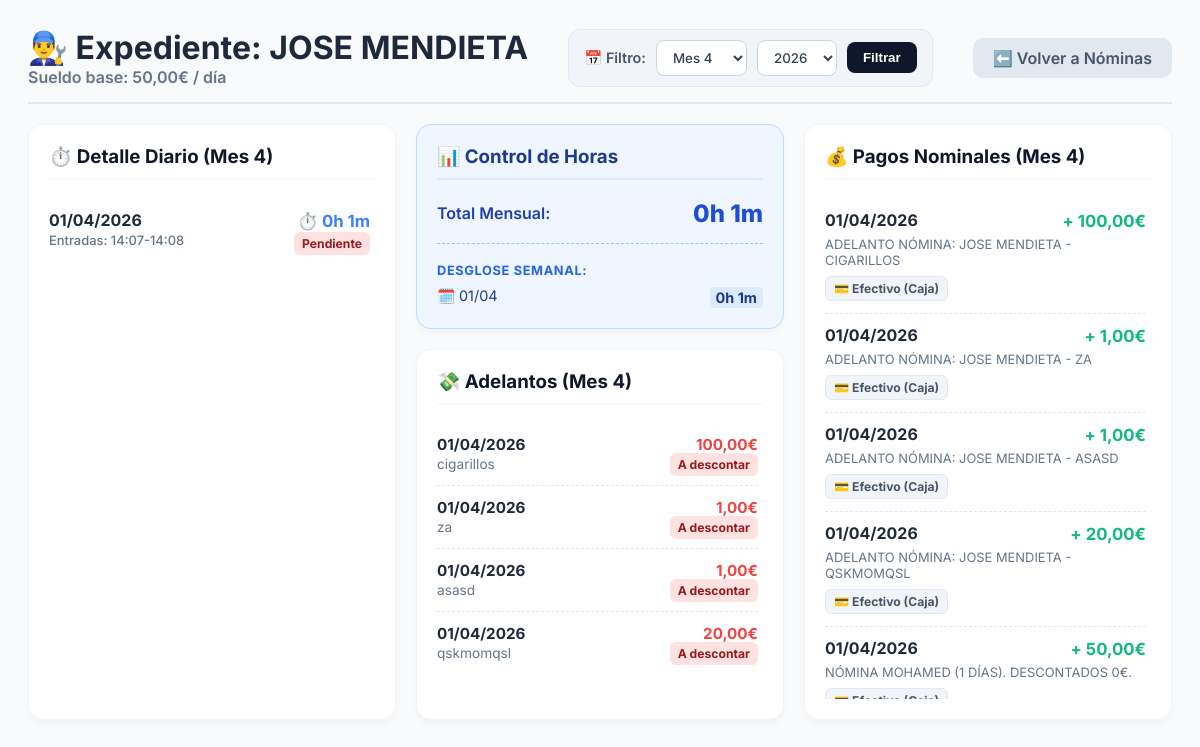
The page /nominas/detalle/1/ on the database its author committed.
### taller/models.py (models this page shows, shortened)
class Empleado(models.Model):
    nombre = models.CharField(max_length=100)
    telefono = models.CharField(max_length=20, blank=True, null=True)
    sueldo_por_dia = models.DecimalField(max_digits=10, decimal_places=2, default=50.00)
    es_sueldo_fijo = models.BooleanField(default=False)
    sueldo_fijo_mensual = models.DecimalField(max_digits=8, decimal_places=2, default=1000.00)

class Asistencia(models.Model):
    empleado = models.ForeignKey(Empleado, on_delete=models.CASCADE, related_name='asistencias')
    fecha = models.DateField(default=timezone.now)
    hora_entrada = models.TimeField(auto_now_add=True)
    hora_salida = models.TimeField(null=True, blank=True)
    pagado = models.BooleanField(default=False)

class AdelantoSueldo(models.Model):
    empleado = models.ForeignKey(Empleado, on_delete=models.CASCADE, related_name='adelantos')
    fecha = models.DateField(default=timezone.now)
    importe = models.DecimalField(max_digits=10, decimal_places=2)
    motivo = models.CharField(max_length=200, default="Adelanto de nómina")
    liquidado = models.BooleanField(default=False)

class Gasto(models.Model):
    CATEGORIA_CHOICES = [
        ('Repuestos', 'Repuestos'),
        ('Sueldos', 'Sueldos'),
        ('Herramientas', 'Herramientas'),
        ('Suministros', 'Suministros (Agua, Café, etc.)'),
        ('Gasolina/Diesel', 'Gasolina/Diesel'),
        ('Otros', 'Otros'),
        ('Compra de Consumibles', 'Compra de Consumibles (Stock Taller)'),
        ('COMISIONES_INTERESES', 'Comisiones e Intereses Bancarios'),
        ('Pago de Deuda', 'Pago de Deuda (Taller)'),
        ('PAGO_TARJETA', '💳 Pago de Tarjeta de Crédito'),
    ]
    METODO_PAGO_CHOICES = [
        ('EFECTIVO', 'Efectivo (Caja)'),
        ('CUENTA_TALLER', 'Cuenta Taller (Banco)'),
        ('TARJETA_1', 'Tarjeta 1 (Visa 2000€)'),
        ('TARJETA_2', 'Tarjeta 2 (Visa 1000€)'),
        ('COMPENSACION', '🤝 Compensación (Trueque / Sin dinero)'),
        ('FIADO', '📝 Dejado a Deber / Fiado (Genera Deuda)'), # <-- NUESTRA NUEVA MAGIA
    ]
    metodo_pago = models.CharField(max_length=20, choices=METODO_PAGO_CHOICES, default='EFECTIVO')
    fecha = models.DateField(default=timezone.now)
    categoria = models.CharField(max_length=30, choices=CATEGORIA_CHOICES)
    importe = models.DecimalField(max_digits=10, decimal_places=2, null=True, blank=True)
    descripcion = models.CharField(max_length=255, null=True, blank=True)
    orden = models.ForeignKey(OrdenDeReparacion, on_delete=models.SET_NULL, null=True, blank=True, related_name='gastos')
    vehiculo = models.ForeignKey(Vehiculo, on_delete=models.SET_NULL, null=True, blank=True)
    empleado = models.ForeignKey(Empleado, on_delete=models.SET_NULL, null=True, blank=True)
    deuda_asociada = models.ForeignKey(DeudaTaller, on_delete=models.SET_NULL, null=True, blank=True, related_name='gastos_pagados')
    pagado_con_tarjeta = models.BooleanField(default=False)

### taller/views.py (the view)
# urls.py: path('nominas/detalle/<int:empleado_id>/', views.detalle_nomina, name='detalle_nomina'),
def detalle_nomina(request, empleado_id):
    empleado = get_object_or_404(Empleado, id=empleado_id)
    hoy = timezone.now().date()
    mes_seleccionado = int(request.GET.get('mes', hoy.month))
    ano_seleccionado = int(request.GET.get('ano', hoy.year))
    asistencias_db = Asistencia.objects.filter(
        empleado=empleado,
        hora_salida__isnull=False,
        fecha__year=ano_seleccionado,
        fecha__month=mes_seleccionado
    ).order_by('-fecha', '-hora_entrada')
    adelantos = AdelantoSueldo.objects.filter(
        empleado=empleado,
        fecha__year=ano_seleccionado,
        fecha__month=mes_seleccionado
    ).order_by('-fecha')
    pagos = Gasto.objects.filter(
        empleado=empleado,
        categoria='Sueldos',
        fecha__year=ano_seleccionado,
        fecha__month=mes_seleccionado
    ).order_by('-fecha')
    def formatear_segundos(segs):
        horas = int(segs // 3600)
        minutos = int((segs % 3600) // 60)
        return f"{horas}h {minutos}m"
    agrupado_por_dia = defaultdict(list)
    for a in asistencias_db:
        agrupado_por_dia[a.fecha].append(a)
    dias_procesados = []
    semanas_dict = defaultdict(lambda: {'segundos': 0, 'dias': set()})
    total_mes_segundos = 0
    for fecha, registros in agrupado_por_dia.items():
        total_dia_segundos = 0
        fichajes_str = []
        pagado_dia = True
        semana_iso = fecha.isocalendar()[1]
        for r in registros:
            if not r.pagado: pagado_dia = False
            t1 = datetime.combine(fecha, r.hora_entrada)
            t2 = datetime.combine(fecha, r.hora_salida)
            if t2 < t1:
                if (t1 - t2).total_seconds() < 300: # Menos de 5 min de diferencia (clic de prueba)
                    t2 = t1
                else:
                    t2 += timedelta(days=1) # Turno de noche real (salió al día siguiente)
            segundos_turno = (t2 - t1).total_seconds()
            total_dia_segundos += segundos_turno
            total_mes_segundos += segundos_turno
            semanas_dict[semana_iso]['segundos'] += segundos_turno
            semanas_dict[semana_iso]['dias'].add(fecha)
            fichajes_str.append(f"{r.hora_entrada.strftime('%H:%M')}-{r.hora_salida.strftime('%H:%M')}")
        dias_procesados.append({
            'fecha': fecha,
            'fichajes': " | ".join(fichajes_str),
            'total_horas': formatear_segundos(total_dia_segundos),
            'pagado': pagado_dia
        })
    dias_procesados = sorted(dias_procesados, key=lambda x: x['fecha'], reverse=True)
    semanas_list = []
    for sem, data in semanas_dict.items():
        dias_ordenados = sorted(list(data['dias']))
        inicio = dias_ordenados[0].strftime('%d/%m')
        fin = dias_ordenados[-1].strftime('%d/%m')
        rango = f"{inicio} al {fin}" if inicio != fin else f"{inicio}"
        semanas_list.append({
            'semana': sem,
            'rango': rango,
            'total_horas': formatear_segundos(data['segundos'])
        })
    semanas_list = sorted(semanas_list, key=lambda x: x['semana'], reverse=True)
    meses_del_ano = list(range(1, 13))
    anos_disponibles = list(range(2024, hoy.year + 2))
    return render(request, 'taller/detalle_nomina.html', {
        'empleado': empleado,
        'dias_procesados': dias_procesados,
        'semanas_list': semanas_list,
        'total_mes_horas': formatear_segundos(total_mes_segundos),
        'adelantos': adelantos,
        'pagos': pagos,
        'mes_seleccionado': mes_seleccionado,
        'ano_seleccionado': ano_seleccionado,
        'meses_del_ano': meses_del_ano,
        'anos_disponibles': anos_disponibles,
    })

### taller/templates/taller/detalle_nomina.html (shortened to what this page needs)
<!DOCTYPE html>
<html lang="es">
<head>
</head>
<body>
    <div class="container">
        <div class="header">
            <div>
                <h1 style="margin: 0; display: flex; align-items: center; gap: 10px;">
                    👨‍🔧 Expediente: {{ empleado.nombre }}
                </h1>
                <span style="color: #64748b; font-weight: 600;">Sueldo base: {{ empleado.sueldo_por_dia }}€ / día</span>
            </div>
            <form method="get" style="display: flex; gap: 10px; align-items: center; background: #f1f5f9; padding: 10px 15px; border-radius: 12px; border: 1px solid #e2e8f0;">
                <span style="font-weight: 600; color: #475569; font-size: 0.9em;">📅 Filtro:</span>
                <select name="mes" class="modern-select">
                    {% for m in meses_del_ano %}
                        <option value="{{ m }}" {% if mes_seleccionado == m %}selected{% endif %}>Mes {{ m }}</option>
                    {% endfor %}
                </select>
                <select name="ano" class="modern-select">
                    {% for a in anos_disponibles %}
                        <option value="{{ a }}" {% if ano_seleccionado == a %}selected{% endif %}>{{ a }}</option>
                    {% endfor %}
                </select>
                <button type="submit" class="btn-filtrar">Filtrar</button>
            </form>
            <a href="{% url 'panel_nominas' %}" class="btn-volver">⬅️ Volver a Nóminas</a>
        </div>
        <div class="grid-3">
            <div class="panel">
                <h3>⏱️ Detalle Diario (Mes {{ mes_seleccionado }})</h3>
                <div class="scroll-area">
                    {% for d in dias_procesados %}
                        <div class="item-row">
                            <div>
                                <strong style="font-size: 1.05em;">{{ d.fecha|date:"d/m/Y" }}</strong><br>
                                <span style="color:#64748b; font-size: 0.85em; font-weight: 500;">Entradas: {{ d.fichajes }}</span>
                            </div>
                            <div style="text-align: right;">
                                <strong style="color: #3b82f6; font-size: 1.1em; display: block; margin-bottom: 2px;">⏱️ {{ d.total_horas }}</strong>
                                {% if d.pagado %}
                                    <span class="badge bg-green">Día Pagado</span>
                                {% else %}
                                    <span class="badge bg-red">Pendiente</span>
                                {% endif %}
                            </div>
                        </div>
                    {% empty %}
                        <p style="color:#94a3b8; text-align: center; margin-top: 30px;">No hay horas trabajadas este mes.</p>
                    {% endfor %}
                </div>
            </div>
            <div style="display: flex; flex-direction: column; gap: 20px;">
                <div class="panel" style="background: #eff6ff; border-color: #bfdbfe;">
                    <h3 style="color: #1e3a8a; border-bottom-color: #dbeafe;">📊 Control de Horas</h3>
                    <div style="display: flex; justify-content: space-between; align-items: center; margin-bottom: 10px;">
                        <span style="font-weight: 600; color: #1e40af;">Total Mensual:</span>
                        <span style="font-size: 1.5em; font-weight: 800; color: #1d4ed8;">{{ total_mes_horas }}</span>
                    </div>
                    {% if semanas_list %}
                        <div style="border-top: 1px dashed #93c5fd; margin-top: 15px; padding-top: 15px;">
                            <span style="font-size: 0.8em; font-weight: 700; color: #2563eb; text-transform: uppercase; letter-spacing: 0.05em;">Desglose Semanal:</span>
                            {% for sem in semanas_list %}
                                <div style="display: flex; justify-content: space-between; font-size: 0.9em; margin-top: 8px; color: #1e3a8a;">
                                    <span>🗓️ {{ sem.rango }}</span>
                                    <strong style="background: #dbeafe; padding: 2px 6px; border-radius: 4px;">{{ sem.total_horas }}</strong>
                                </div>
                            {% endfor %}
                        </div>
                    {% endif %}
                </div>
                <div class="panel" style="flex-grow: 1;">
                    <h3>💸 Adelantos (Mes {{ mes_seleccionado }})</h3>
                    <div class="scroll-area" style="max-height: 250px;">
                        {% for ad in adelantos %}
                            <div class="item-row">
                                <div>
                                    <strong>{{ ad.fecha|date:"d/m/Y" }}</strong><br>
                                    <span style="color:#64748b; font-size: 0.9em;">{{ ad.motivo }}</span>
                                </div>
                                <div style="text-align: right;">
                                    <strong style="color: #ef4444;">{{ ad.importe }}€</strong><br>
                                    {% if ad.liquidado %}
                                        <span class="badge bg-green">Descontado</span>
                                    {% else %}
                                        <span class="badge bg-red">A descontar</span>
                                    {% endif %}
                                </div>
                            </div>
                        {% empty %}
                            <p style="color:#94a3b8; text-align: center; margin-top: 30px;">Cero adelantos.</p>
                        {% endfor %}
                    </div>
                </div>
            </div>
            <div class="panel">
                <h3>💰 Pagos Nominales (Mes {{ mes_seleccionado }})</h3>
                <div class="scroll-area">
                    {% for pago in pagos %}
                        <div class="item-row" style="flex-direction: column;">
                            <div style="display: flex; justify-content: space-between; margin-bottom: 5px;">
                                <strong style="font-size: 1.05em;">{{ pago.fecha|date:"d/m/Y" }}</strong>
                                <strong style="color: #10b981; font-size: 1.1em;">+ {{ pago.importe }}€</strong>
                            </div>
                            <span style="color:#64748b; font-size: 0.85em; margin-bottom: 8px;">{{ pago.descripcion }}</span>
                            <span class="badge bg-gray" style="width: fit-content;">💳 {{ pago.get_metodo_pago_display }}</span>
                        </div>
                    {% empty %}
                        <p style="color:#94a3b8; text-align: center; margin-top: 30px;">Aún no se ha pagado nada este mes.</p>
                    {% endfor %}
                </div>
            </div>
        </div>
    </div>
</body>
</html>

### taller/templates/taller/detalle_nomina.html (style rules this page uses)
body { font-family: 'Inter', sans-serif; background-color: #f8fafc; color: #1e293b; padding: 20px; }
.container { max-width: 1300px; margin: 0 auto; }
.header { display: flex; justify-content: space-between; align-items: center; margin-bottom: 20px; border-bottom: 2px solid #e2e8f0; padding-bottom: 15px; }
.btn-volver { background: #e2e8f0; color: #475569; padding: 10px 20px; text-decoration: none; border-radius: 10px; font-weight: 600; }
.modern-select { padding: 8px 12px; border-radius: 8px; border: 1px solid #cbd5e1; background: white; font-family: 'Inter', sans-serif; font-weight: 500; outline: none; cursor: pointer; color: #334155; }
.btn-filtrar { background: #0f172a; color: white; padding: 8px 16px; border: none; border-radius: 8px; font-weight: 600; cursor: pointer; transition: 0.2s; }
.grid-3 { display: grid; grid-template-columns: repeat(auto-fit, minmax(320px, 1fr)); gap: 20px; }
.panel { background: white; padding: 20px; border-radius: 15px; box-shadow: 0 4px 6px rgba(0,0,0,0.03); border: 1px solid #f1f5f9; }
.panel h3 { margin-top: 0; color: #0f172a; border-bottom: 2px solid #f8fafc; padding-bottom: 10px; }
.scroll-area { max-height: 500px; overflow-y: auto; padding-right: 5px; }
.item-row { display: flex; justify-content: space-between; padding: 12px 0; border-bottom: 1px dashed #e2e8f0; font-size: 0.95em; }
.item-row:last-child { border-bottom: none; }
.badge { padding: 4px 8px; border-radius: 6px; font-size: 0.8em; font-weight: bold; }
.bg-red { background: #fee2e2; color: #991b1b; }
.bg-gray { background: #f1f5f9; color: #475569; border: 1px solid #e2e8f0; }

### rows shown on the page
Empleado: nombre "JOSE MENDIETA", sueldo_por_dia "50,00"
Asistencia: fecha "01/04/2026"
AdelantoSueldo: fecha "01/04/2026", motivo "cigarillos", importe "100,00", liquidado "A descontar"
AdelantoSueldo: fecha "01/04/2026", motivo "za", importe "1,00", liquidado "A descontar"
AdelantoSueldo: fecha "01/04/2026", motivo "asasd", importe "1,00", liquidado "A descontar"
AdelantoSueldo: fecha "01/04/2026", motivo "qskmomqsl", importe "20,00", liquidado "A descontar"
Gasto: fecha "01/04/2026", importe "100,00", descripcion "ADELANTO NÓMINA: JOSE MENDIETA - CIGARILLOS", metodo_pago "Efectivo (Caja)"
Gasto: fecha "01/04/2026", importe "1,00", descripcion "ADELANTO NÓMINA: JOSE MENDIETA - ZA", metodo_pago "Efectivo (Caja)"
Gasto: fecha "01/04/2026", importe "1,00", descripcion "ADELANTO NÓMINA: JOSE MENDIETA - ASASD", metodo_pago "Efectivo (Caja)"
Gasto: fecha "01/04/2026", importe "20,00", descripcion "ADELANTO NÓMINA: JOSE MENDIETA - QSKMOMQSL", metodo_pago "Efectivo (Caja)"
Gasto: fecha "01/04/2026", importe "50,00", descripcion "NÓMINA MOHAMED (1 DÍAS). DESCONTADOS 0€."

### other values the page prints
{{ mes_seleccionado }} "4"
{{ d.fichajes }} "14:07-14:08"
{{ d.total_horas }} "0h 1m"
{{ total_mes_horas }} "0h 1m"
{{ sem.rango }} "01/04"
{{ sem.total_horas }} "0h 1m"
form field ano "2026"
